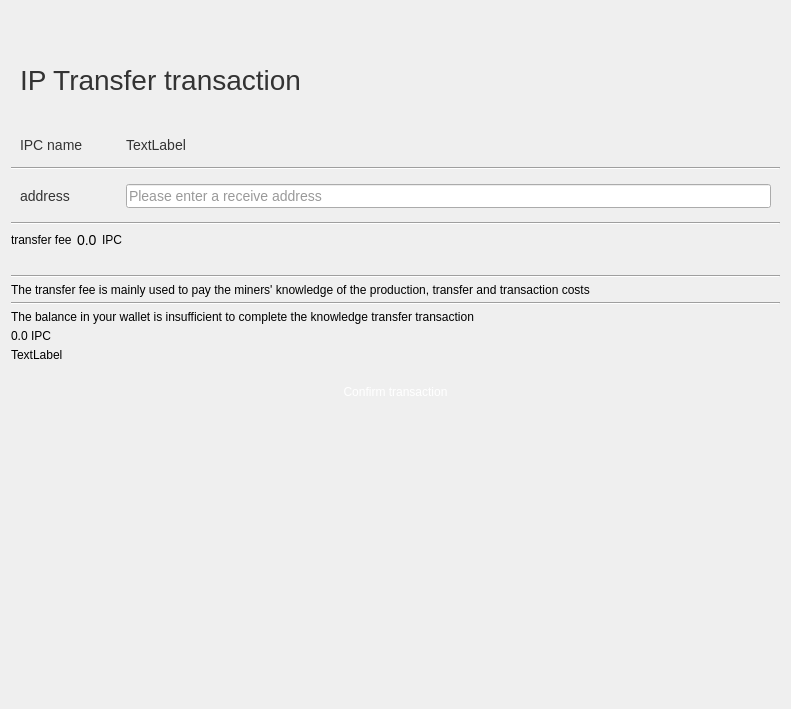
<?xml version="1.0" encoding="UTF-8"?>
<ui version="4.0">
 <class>IpcTransferTransaction</class>
 <widget class="QWidget" name="IpcTransferTransaction">
  <property name="geometry">
   <rect>
    <x>0</x>
    <y>0</y>
    <width>791</width>
    <height>709</height>
   </rect>
  </property>
  <property name="windowTitle">
   <string>Form</string>
  </property>
  <layout class="QGridLayout" name="gridLayout">
   <item row="0" column="0">
    <widget class="QWidget" name="widget_title" native="true">
     <property name="minimumSize">
      <size>
       <width>0</width>
       <height>111</height>
      </size>
     </property>
     <property name="maximumSize">
      <size>
       <width>16777215</width>
       <height>111</height>
      </size>
     </property>
     <layout class="QGridLayout" name="gridLayout_3">
      <item row="1" column="1">
       <widget class="QLabel" name="label_title">
        <property name="styleSheet">
         <string notr="true">color: rgb(51, 51, 51);font-size : 28px;</string>
        </property>
        <property name="text">
         <string>IP Transfer transaction</string>
        </property>
       </widget>
      </item>
      <item row="1" column="2">
       <spacer name="horizontalSpacer_4">
        <property name="orientation">
         <enum>Qt::Horizontal</enum>
        </property>
        <property name="sizeHint" stdset="0">
         <size>
          <width>40</width>
          <height>20</height>
         </size>
        </property>
       </spacer>
      </item>
      <item row="0" column="1">
       <widget class="QPushButton" name="pushButton_back">
        <property name="minimumSize">
         <size>
          <width>21</width>
          <height>21</height>
         </size>
        </property>
        <property name="maximumSize">
         <size>
          <width>21</width>
          <height>21</height>
         </size>
        </property>
        <property name="styleSheet">
         <string notr="true">border:none;
background-image: url(:/res/png/back.png);</string>
        </property>
        <property name="text">
         <string/>
        </property>
       </widget>
      </item>
     </layout>
    </widget>
   </item>
   <item row="1" column="0">
    <widget class="QWidget" name="widget_3" native="true">
     <layout class="QVBoxLayout" name="verticalLayout_3">
      <property name="spacing">
       <number>5</number>
      </property>
      <property name="leftMargin">
       <number>0</number>
      </property>
      <property name="topMargin">
       <number>0</number>
      </property>
      <property name="rightMargin">
       <number>0</number>
      </property>
      <property name="bottomMargin">
       <number>0</number>
      </property>
      <item>
       <widget class="QWidget" name="widget" native="true">
        <property name="minimumSize">
         <size>
          <width>0</width>
          <height>0</height>
         </size>
        </property>
        <property name="maximumSize">
         <size>
          <width>16777215</width>
          <height>16777215</height>
         </size>
        </property>
        <layout class="QHBoxLayout" name="horizontalLayout_3">
         <item>
          <widget class="QLabel" name="label_9">
           <property name="minimumSize">
            <size>
             <width>100</width>
             <height>0</height>
            </size>
           </property>
           <property name="maximumSize">
            <size>
             <width>100</width>
             <height>16777215</height>
            </size>
           </property>
           <property name="font">
            <font>
             <pointsize>-1</pointsize>
            </font>
           </property>
           <property name="styleSheet">
            <string notr="true">font-size : 14px;
color: rgb(51, 51, 51);</string>
           </property>
           <property name="text">
            <string>IPC name</string>
           </property>
          </widget>
         </item>
         <item>
          <widget class="QLabel" name="ipcnamelabel">
           <property name="font">
            <font>
             <pointsize>-1</pointsize>
            </font>
           </property>
           <property name="styleSheet">
            <string notr="true">font-size : 14px;
color: rgb(51, 51, 51);</string>
           </property>
           <property name="text">
            <string>TextLabel</string>
           </property>
           <property name="wordWrap">
            <bool>true</bool>
           </property>
          </widget>
         </item>
        </layout>
       </widget>
      </item>
      <item>
       <widget class="Line" name="line_4">
        <property name="orientation">
         <enum>Qt::Horizontal</enum>
        </property>
       </widget>
      </item>
      <item>
       <widget class="QWidget" name="widget_2" native="true">
        <property name="minimumSize">
         <size>
          <width>0</width>
          <height>0</height>
         </size>
        </property>
        <property name="maximumSize">
         <size>
          <width>16777215</width>
          <height>16777215</height>
         </size>
        </property>
        <layout class="QHBoxLayout" name="horizontalLayout_4">
         <item>
          <widget class="QLabel" name="label_2">
           <property name="minimumSize">
            <size>
             <width>100</width>
             <height>0</height>
            </size>
           </property>
           <property name="maximumSize">
            <size>
             <width>100</width>
             <height>16777215</height>
            </size>
           </property>
           <property name="font">
            <font>
             <pointsize>-1</pointsize>
            </font>
           </property>
           <property name="styleSheet">
            <string notr="true">font-size : 14px;
color: rgb(51, 51, 51);</string>
           </property>
           <property name="text">
            <string>address</string>
           </property>
          </widget>
         </item>
         <item>
          <widget class="QLineEdit" name="lineEdit_address">
           <property name="styleSheet">
            <string notr="true">font-size : 14px;
color: rgb(51, 51, 51);</string>
           </property>
           <property name="maxLength">
            <number>50</number>
           </property>
           <property name="placeholderText">
            <string>Please enter a receive address</string>
           </property>
          </widget>
         </item>
        </layout>
       </widget>
      </item>
      <item>
       <widget class="Line" name="line">
        <property name="orientation">
         <enum>Qt::Horizontal</enum>
        </property>
       </widget>
      </item>
      <item>
       <layout class="QHBoxLayout" name="horizontalLayout_2">
        <property name="bottomMargin">
         <number>20</number>
        </property>
        <item>
         <widget class="QLabel" name="label_3">
          <property name="text">
           <string>transfer fee</string>
          </property>
         </widget>
        </item>
        <item>
         <widget class="QLabel" name="label_4">
          <property name="styleSheet">
           <string notr="true">font-size : 14px;</string>
          </property>
          <property name="text">
           <string>0.0</string>
          </property>
         </widget>
        </item>
        <item>
         <widget class="QLabel" name="label_5">
          <property name="text">
           <string>IPC</string>
          </property>
         </widget>
        </item>
        <item>
         <spacer name="horizontalSpacer">
          <property name="orientation">
           <enum>Qt::Horizontal</enum>
          </property>
          <property name="sizeHint" stdset="0">
           <size>
            <width>40</width>
            <height>20</height>
           </size>
          </property>
         </spacer>
        </item>
       </layout>
      </item>
      <item>
       <widget class="Line" name="line_3">
        <property name="orientation">
         <enum>Qt::Horizontal</enum>
        </property>
       </widget>
      </item>
      <item>
       <widget class="QLabel" name="label_6">
        <property name="styleSheet">
         <string notr="true">font-size : 12px;</string>
        </property>
        <property name="text">
         <string>The transfer fee is mainly used to pay the miners' knowledge of the production, transfer and transaction costs</string>
        </property>
        <property name="wordWrap">
         <bool>true</bool>
        </property>
       </widget>
      </item>
      <item>
       <widget class="Line" name="line_2">
        <property name="orientation">
         <enum>Qt::Horizontal</enum>
        </property>
       </widget>
      </item>
      <item>
       <widget class="QLabel" name="label_7">
        <property name="styleSheet">
         <string notr="true">font-size : 12px;</string>
        </property>
        <property name="text">
         <string>The balance in your wallet is insufficient to complete the knowledge transfer transaction</string>
        </property>
        <property name="wordWrap">
         <bool>true</bool>
        </property>
       </widget>
      </item>
      <item>
       <widget class="QLabel" name="label_8">
        <property name="text">
         <string>0.0 IPC</string>
        </property>
       </widget>
      </item>
      <item>
       <widget class="QLabel" name="label_error">
        <property name="text">
         <string>TextLabel</string>
        </property>
       </widget>
      </item>
      <item>
       <layout class="QHBoxLayout" name="horizontalLayout">
        <item>
         <spacer name="horizontalSpacer_2">
          <property name="orientation">
           <enum>Qt::Horizontal</enum>
          </property>
          <property name="sizeHint" stdset="0">
           <size>
            <width>40</width>
            <height>20</height>
           </size>
          </property>
         </spacer>
        </item>
        <item>
         <widget class="QPushButton" name="pushButton_confirmtransaction">
          <property name="minimumSize">
           <size>
            <width>421</width>
            <height>50</height>
           </size>
          </property>
          <property name="maximumSize">
           <size>
            <width>421</width>
            <height>50</height>
           </size>
          </property>
          <property name="styleSheet">
           <string notr="true">border:none;
color: rgb(255, 255, 255);
background-image: url(:/res/png/buttons/421_50.png);
</string>
          </property>
          <property name="text">
           <string>Confirm transaction</string>
          </property>
         </widget>
        </item>
        <item>
         <spacer name="horizontalSpacer_3">
          <property name="orientation">
           <enum>Qt::Horizontal</enum>
          </property>
          <property name="sizeHint" stdset="0">
           <size>
            <width>40</width>
            <height>20</height>
           </size>
          </property>
         </spacer>
        </item>
       </layout>
      </item>
      <item>
       <spacer name="verticalSpacer">
        <property name="orientation">
         <enum>Qt::Vertical</enum>
        </property>
        <property name="sizeHint" stdset="0">
         <size>
          <width>20</width>
          <height>162</height>
         </size>
        </property>
       </spacer>
      </item>
     </layout>
    </widget>
   </item>
  </layout>
 </widget>
 <resources/>
 <connections/>
</ui>
